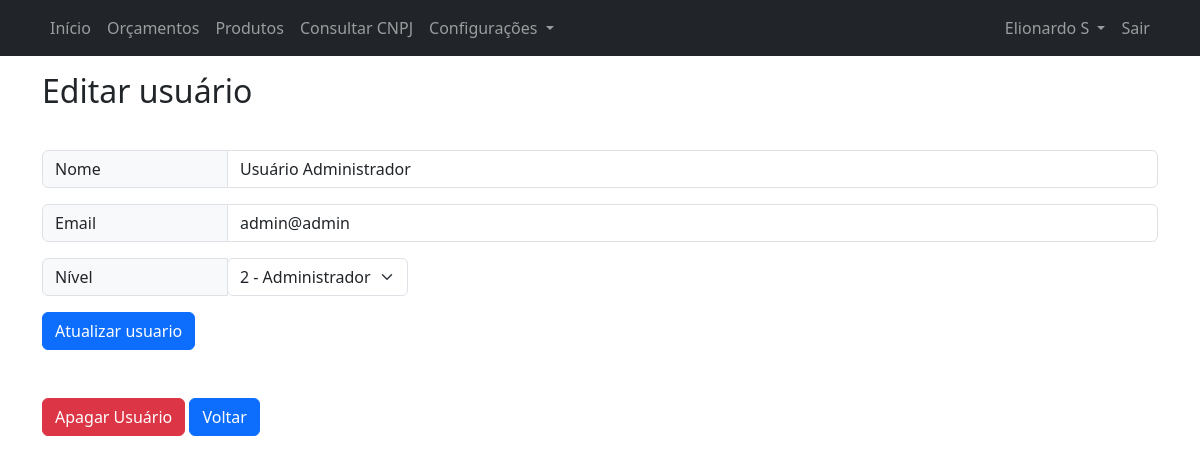
Page /editar_usuario.php?id=1 (signed in) on the committed database.
### tables this page shows
CREATE TABLE "users" (
  `id` int primary key,
  `email` varchar(64) NOT NULL,
  `name` varchar(64) NOT NULL,
  `password` varchar(256) NOT NULL,
  `level` int NOT NULL,
  `deleted` int NOT NULL,
  `created_by` int DEFAULT NULL,
  `created_at` datetime DEFAULT NULL,
  `updated_by` int DEFAULT NULL,
  `updated_at` datetime DEFAULT NULL,
  `deleted_by` int DEFAULT NULL,
  `deleted_at` datetime DEFAULT NULL
);

### editar_usuario.php (the view, shortened to what this page needs)
<!DOCTYPE html>
<html lang="pt-br">
<head>
    <?php require('partials/head.php'); ?>
</head>
<body>
    <?php
        require('partials/navbar.php');
        $userId = isset($_GET['id'])?$_GET['id']:"";
        if($userId !== ""){
            require('config/connection.php');
            $sql = "SELECT `name`,`email`,`level` FROM `users` WHERE `id` = :userId";
            $stmt = $pdo->prepare($sql);
            $stmt->bindParam(':userId', $userId);
            $stmt->execute();
            $result = $stmt->fetchAll(PDO::FETCH_ASSOC);
            foreach($result as $row){
                $dbUserName = isset($row['name'])?$row['name']:"";
                $dbUserEmail = isset($row['email'])?$row['email']:"";
                $dbUserLevel = isset($row['level'])?$row['level']:"";
            }
        }
    ?>
    <div class="container">
        <p><h2>Editar usuário</h2></p>
        <br>
        <form action="" method="post">
            <div class="input-group mb-3">
                <span class="input-group-text col-sm-2 col-3">Nome</span>
                <input type="text" class="form-control" placeholder="Digite o nome" value="<?= $dbUserName; ?>" name="formName">
            </div>
            <div class="input-group mb-3">
                <span class="input-group-text col-sm-2 col-3">Email</span>
                <input type="text" class="form-control" placeholder="Digite o email" value="<?= $dbUserEmail; ?>" name="formEmail">
            </div>
            <div class="input-group mb-3">
                <span class="input-group-text col-sm-2 col-3">Nível</span>
                <div class="">
                    <select class="form-select form-control" name="formLevel">
                        <option <?= $dbUserLevel >= 2?"selected":"" ?> value="2">2 - Administrador</option>
                    </select>
                </div>
            </div>
            <div>
                <p>
                    <button type="submit" class="btn btn-primary">Atualizar usuario</button>
                </p>
            </div>
        </form>
        <div class="mt-5">
            <button type="button" class="btn btn-danger" data-bs-toggle="modal" data-bs-target="#deleteUserQuest">
                Apagar Usuário
            </button>
            <a href="listar_usuarios.php">
                <button type="submit" class="btn btn-primary">Voltar</button>
            </a>
        </div>
    </div>
</body>
</html>

### rows in the picture
users: formName "Usuário Administrador", formEmail "admin@admin", formLevel "2 - Administrador"

### other values in the picture
$_SESSION['loggedUserName'] "Elionardo S"
